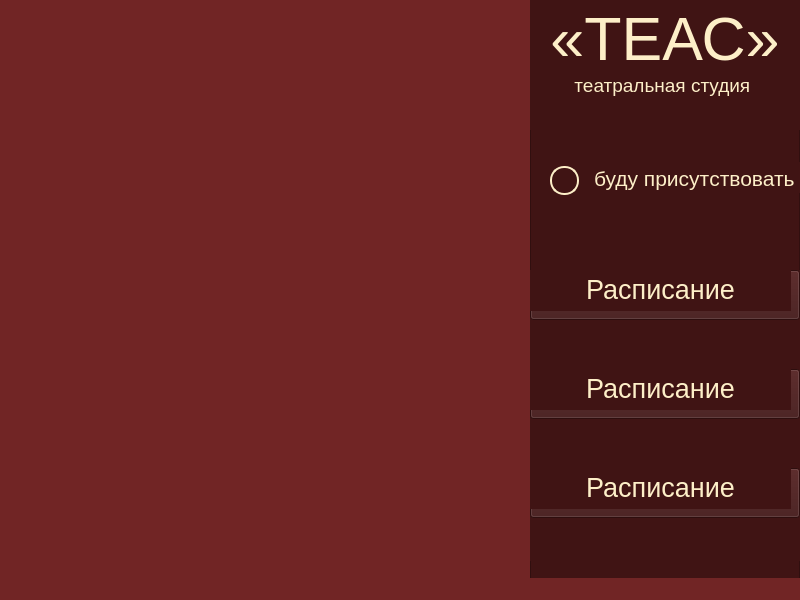
<?xml version="1.0" encoding="UTF-8"?>
<ui version="4.0">
 <class>MainWindow</class>
 <widget class="QMainWindow" name="MainWindow">
  <property name="geometry">
   <rect>
    <x>0</x>
    <y>0</y>
    <width>800</width>
    <height>600</height>
   </rect>
  </property>
  <property name="sizePolicy">
   <sizepolicy hsizetype="Fixed" vsizetype="Fixed">
    <horstretch>0</horstretch>
    <verstretch>0</verstretch>
   </sizepolicy>
  </property>
  <property name="maximumSize">
   <size>
    <width>800</width>
    <height>600</height>
   </size>
  </property>
  <property name="windowTitle">
   <string>MainWindow</string>
  </property>
  <property name="autoFillBackground">
   <bool>false</bool>
  </property>
  <property name="styleSheet">
   <string notr="true">background-color: rgba(113, 37, 37, 1)</string>
  </property>
  <widget class="QWidget" name="centralwidget">
   <widget class="QTextBrowser" name="dateDisplay">
    <property name="enabled">
     <bool>true</bool>
    </property>
    <property name="geometry">
     <rect>
      <x>10</x>
      <y>10</y>
      <width>100</width>
      <height>100</height>
     </rect>
    </property>
    <property name="sizePolicy">
     <sizepolicy hsizetype="Fixed" vsizetype="Fixed">
      <horstretch>0</horstretch>
      <verstretch>0</verstretch>
     </sizepolicy>
    </property>
    <property name="maximumSize">
     <size>
      <width>100</width>
      <height>100</height>
     </size>
    </property>
    <property name="frameShape">
     <enum>QFrame::NoFrame</enum>
    </property>
    <property name="verticalScrollBarPolicy">
     <enum>Qt::ScrollBarAlwaysOff</enum>
    </property>
    <property name="horizontalScrollBarPolicy">
     <enum>Qt::ScrollBarAlwaysOff</enum>
    </property>
    <property name="openLinks">
     <bool>false</bool>
    </property>
   </widget>
   <widget class="QTextBrowser" name="lessonDisplay">
    <property name="enabled">
     <bool>true</bool>
    </property>
    <property name="geometry">
     <rect>
      <x>100</x>
      <y>180</y>
      <width>380</width>
      <height>140</height>
     </rect>
    </property>
    <property name="sizePolicy">
     <sizepolicy hsizetype="Fixed" vsizetype="Fixed">
      <horstretch>0</horstretch>
      <verstretch>0</verstretch>
     </sizepolicy>
    </property>
    <property name="maximumSize">
     <size>
      <width>470</width>
      <height>140</height>
     </size>
    </property>
    <property name="frameShape">
     <enum>QFrame::NoFrame</enum>
    </property>
    <property name="verticalScrollBarPolicy">
     <enum>Qt::ScrollBarAlwaysOff</enum>
    </property>
    <property name="horizontalScrollBarPolicy">
     <enum>Qt::ScrollBarAlwaysOff</enum>
    </property>
    <property name="openLinks">
     <bool>false</bool>
    </property>
   </widget>
   <widget class="QFrame" name="sideBar">
    <property name="geometry">
     <rect>
      <x>530</x>
      <y>0</y>
      <width>270</width>
      <height>600</height>
     </rect>
    </property>
    <property name="sizePolicy">
     <sizepolicy hsizetype="Fixed" vsizetype="Fixed">
      <horstretch>0</horstretch>
      <verstretch>0</verstretch>
     </sizepolicy>
    </property>
    <property name="maximumSize">
     <size>
      <width>270</width>
      <height>600</height>
     </size>
    </property>
    <property name="styleSheet">
     <string notr="true">background: rgba(64, 20, 20, 1)</string>
    </property>
    <property name="frameShape">
     <enum>QFrame::StyledPanel</enum>
    </property>
    <property name="frameShadow">
     <enum>QFrame::Raised</enum>
    </property>
    <widget class="QTextBrowser" name="logoDisplay">
     <property name="geometry">
      <rect>
       <x>0</x>
       <y>0</y>
       <width>270</width>
       <height>130</height>
      </rect>
     </property>
     <property name="sizePolicy">
      <sizepolicy hsizetype="Fixed" vsizetype="Fixed">
       <horstretch>0</horstretch>
       <verstretch>0</verstretch>
      </sizepolicy>
     </property>
     <property name="maximumSize">
      <size>
       <width>300</width>
       <height>130</height>
      </size>
     </property>
     <property name="frameShape">
      <enum>QFrame::NoFrame</enum>
     </property>
     <property name="verticalScrollBarPolicy">
      <enum>Qt::ScrollBarAlwaysOff</enum>
     </property>
     <property name="horizontalScrollBarPolicy">
      <enum>Qt::ScrollBarAlwaysOff</enum>
     </property>
     <property name="html">
      <string>&lt;!DOCTYPE HTML PUBLIC &quot;-//W3C//DTD HTML 4.0//EN&quot; &quot;http://www.w3.org/TR/REC-html40/strict.dtd&quot;&gt;
&lt;html&gt;&lt;head&gt;&lt;meta name=&quot;qrichtext&quot; content=&quot;1&quot; /&gt;&lt;style type=&quot;text/css&quot;&gt;
p, li { white-space: pre-wrap; }
&lt;/style&gt;&lt;/head&gt;&lt;body style=&quot; font-family:'MS Shell Dlg 2'; font-size:7.875pt; font-weight:400; font-style:normal;&quot;&gt;
&lt;p align=&quot;center&quot; style=&quot; margin-top:0px; margin-bottom:0px; margin-left:0px; margin-right:0px; -qt-block-indent:0; text-indent:0px;&quot;&gt;&lt;span style=&quot; font-family:'Martian Mono,monospace'; font-size:46pt; color:#fdefc8;&quot;&gt;«ТЕАС»&lt;/span&gt;&lt;/p&gt;
&lt;p align=&quot;center&quot; style=&quot; margin-top:0px; margin-bottom:0px; margin-left:0px; margin-right:0px; -qt-block-indent:0; text-indent:0px;&quot;&gt;&lt;span style=&quot; font-family:'Martian Mono,monospace'; font-size:14pt; color:#fdefc8;&quot;&gt;театральная студия &lt;/span&gt;&lt;/p&gt;
&lt;p align=&quot;center&quot; style=&quot;-qt-paragraph-type:empty; margin-top:0px; margin-bottom:0px; margin-left:0px; margin-right:0px; -qt-block-indent:0; text-indent:0px; font-family:'Martian Mono,monospace'; font-size:20pt; color:#fdefc8;&quot;&gt;&lt;br /&gt;&lt;/p&gt;&lt;/body&gt;&lt;/html&gt;</string>
     </property>
    </widget>
    <widget class="QRadioButton" name="partCheck">
     <property name="geometry">
      <rect>
       <x>20</x>
       <y>165</y>
       <width>30</width>
       <height>30</height>
      </rect>
     </property>
     <property name="styleSheet">
      <string notr="true">QRadioButton {
                color: #333333;
                font-size: 14px;
                spacing: 12px;
            }
            QRadioButton::indicator {
                width: 25px;
                height: 25px;
                border-radius: 14px;
            }
            QRadioButton::indicator:unchecked {
                border: 2px solid #FDEFC8;
                background-color: 401414;
            }
            QRadioButton::indicator:checked {
                border: 2px solid #FDEFC8;
                background-color: #FDEFC8;
            }</string>
     </property>
     <property name="text">
      <string/>
     </property>
    </widget>
    <widget class="QTextBrowser" name="partis">
     <property name="geometry">
      <rect>
       <x>60</x>
       <y>162</y>
       <width>211</width>
       <height>31</height>
      </rect>
     </property>
     <property name="sizePolicy">
      <sizepolicy hsizetype="Fixed" vsizetype="Fixed">
       <horstretch>0</horstretch>
       <verstretch>0</verstretch>
      </sizepolicy>
     </property>
     <property name="maximumSize">
      <size>
       <width>270</width>
       <height>130</height>
      </size>
     </property>
     <property name="focusPolicy">
      <enum>Qt::StrongFocus</enum>
     </property>
     <property name="acceptDrops">
      <bool>true</bool>
     </property>
     <property name="frameShape">
      <enum>QFrame::NoFrame</enum>
     </property>
     <property name="verticalScrollBarPolicy">
      <enum>Qt::ScrollBarAlwaysOff</enum>
     </property>
     <property name="horizontalScrollBarPolicy">
      <enum>Qt::ScrollBarAlwaysOff</enum>
     </property>
     <property name="sizeAdjustPolicy">
      <enum>QAbstractScrollArea::AdjustIgnored</enum>
     </property>
     <property name="html">
      <string>&lt;!DOCTYPE HTML PUBLIC &quot;-//W3C//DTD HTML 4.0//EN&quot; &quot;http://www.w3.org/TR/REC-html40/strict.dtd&quot;&gt;
&lt;html&gt;&lt;head&gt;&lt;meta name=&quot;qrichtext&quot; content=&quot;1&quot; /&gt;&lt;style type=&quot;text/css&quot;&gt;
p, li { white-space: pre-wrap; }
&lt;/style&gt;&lt;/head&gt;&lt;body style=&quot; font-family:'MS Shell Dlg 2'; font-size:7.875pt; font-weight:400; font-style:normal;&quot;&gt;
&lt;p style=&quot; margin-top:0px; margin-bottom:0px; margin-left:0px; margin-right:0px; -qt-block-indent:0; text-indent:0px;&quot;&gt;&lt;span style=&quot; font-family:'Martian Mono,monospace'; font-size:16pt; color:#fdefc8;&quot;&gt;буду присутcтвовать&lt;/span&gt;&lt;/p&gt;
&lt;p style=&quot;-qt-paragraph-type:empty; margin-top:0px; margin-bottom:0px; margin-left:0px; margin-right:0px; -qt-block-indent:0; text-indent:0px; font-family:'Martian Mono,monospace'; font-size:20pt; color:#fdefc8;&quot;&gt;&lt;br /&gt;&lt;/p&gt;&lt;/body&gt;&lt;/html&gt;</string>
     </property>
    </widget>
    <widget class="QWidget" name="verticalLayoutWidget">
     <property name="geometry">
      <rect>
       <x>0</x>
       <y>270</y>
       <width>271</width>
       <height>291</height>
      </rect>
     </property>
     <layout class="QVBoxLayout" name="verticalLayout_2">
      <property name="sizeConstraint">
       <enum>QLayout::SetMaximumSize</enum>
      </property>
      <item>
       <widget class="QWidget" name="menuButton_4" native="true">
        <property name="enabled">
         <bool>true</bool>
        </property>
        <widget class="QPushButton" name="pushButton_4">
         <property name="geometry">
          <rect>
           <x>0</x>
           <y>0</y>
           <width>270</width>
           <height>50</height>
          </rect>
         </property>
         <property name="text">
          <string/>
         </property>
         <property name="flat">
          <bool>false</bool>
         </property>
        </widget>
        <widget class="QTextBrowser" name="textBrowser_4">
         <property name="geometry">
          <rect>
           <x>0</x>
           <y>0</y>
           <width>261</width>
           <height>41</height>
          </rect>
         </property>
         <property name="frameShape">
          <enum>QFrame::NoFrame</enum>
         </property>
         <property name="verticalScrollBarPolicy">
          <enum>Qt::ScrollBarAlwaysOff</enum>
         </property>
         <property name="horizontalScrollBarPolicy">
          <enum>Qt::ScrollBarAlwaysOff</enum>
         </property>
         <property name="html">
          <string>&lt;!DOCTYPE HTML PUBLIC &quot;-//W3C//DTD HTML 4.0//EN&quot; &quot;http://www.w3.org/TR/REC-html40/strict.dtd&quot;&gt;
&lt;html&gt;&lt;head&gt;&lt;meta name=&quot;qrichtext&quot; content=&quot;1&quot; /&gt;&lt;style type=&quot;text/css&quot;&gt;
p, li { white-space: pre-wrap; }
&lt;/style&gt;&lt;/head&gt;&lt;body style=&quot; font-family:'MS Shell Dlg 2'; font-size:7.875pt; font-weight:400; font-style:normal;&quot;&gt;
&lt;p align=&quot;center&quot; style=&quot; margin-top:0px; margin-bottom:0px; margin-left:0px; margin-right:0px; -qt-block-indent:0; text-indent:0px;&quot;&gt;&lt;span style=&quot; font-family:'Martian Mono,monospace'; font-size:20pt; color:#fdefc8;&quot;&gt;Расписание&lt;/span&gt;&lt;/p&gt;
&lt;p style=&quot;-qt-paragraph-type:empty; margin-top:0px; margin-bottom:0px; margin-left:0px; margin-right:0px; -qt-block-indent:0; text-indent:0px; font-family:'Martian Mono,monospace'; font-size:20pt; color:#fdefc8;&quot;&gt;&lt;br /&gt;&lt;/p&gt;&lt;/body&gt;&lt;/html&gt;</string>
         </property>
        </widget>
       </widget>
      </item>
      <item>
       <widget class="QWidget" name="menuButton_3" native="true">
        <property name="enabled">
         <bool>true</bool>
        </property>
        <widget class="QPushButton" name="pushButton_3">
         <property name="geometry">
          <rect>
           <x>0</x>
           <y>0</y>
           <width>270</width>
           <height>50</height>
          </rect>
         </property>
         <property name="text">
          <string/>
         </property>
         <property name="flat">
          <bool>false</bool>
         </property>
        </widget>
        <widget class="QTextBrowser" name="textBrowser_3">
         <property name="geometry">
          <rect>
           <x>0</x>
           <y>0</y>
           <width>261</width>
           <height>41</height>
          </rect>
         </property>
         <property name="frameShape">
          <enum>QFrame::NoFrame</enum>
         </property>
         <property name="verticalScrollBarPolicy">
          <enum>Qt::ScrollBarAlwaysOff</enum>
         </property>
         <property name="horizontalScrollBarPolicy">
          <enum>Qt::ScrollBarAlwaysOff</enum>
         </property>
         <property name="html">
          <string>&lt;!DOCTYPE HTML PUBLIC &quot;-//W3C//DTD HTML 4.0//EN&quot; &quot;http://www.w3.org/TR/REC-html40/strict.dtd&quot;&gt;
&lt;html&gt;&lt;head&gt;&lt;meta name=&quot;qrichtext&quot; content=&quot;1&quot; /&gt;&lt;style type=&quot;text/css&quot;&gt;
p, li { white-space: pre-wrap; }
&lt;/style&gt;&lt;/head&gt;&lt;body style=&quot; font-family:'MS Shell Dlg 2'; font-size:7.875pt; font-weight:400; font-style:normal;&quot;&gt;
&lt;p align=&quot;center&quot; style=&quot; margin-top:0px; margin-bottom:0px; margin-left:0px; margin-right:0px; -qt-block-indent:0; text-indent:0px;&quot;&gt;&lt;span style=&quot; font-family:'Martian Mono,monospace'; font-size:20pt; color:#fdefc8;&quot;&gt;Расписание&lt;/span&gt;&lt;/p&gt;
&lt;p style=&quot;-qt-paragraph-type:empty; margin-top:0px; margin-bottom:0px; margin-left:0px; margin-right:0px; -qt-block-indent:0; text-indent:0px; font-family:'Martian Mono,monospace'; font-size:20pt; color:#fdefc8;&quot;&gt;&lt;br /&gt;&lt;/p&gt;&lt;/body&gt;&lt;/html&gt;</string>
         </property>
        </widget>
       </widget>
      </item>
      <item>
       <widget class="QWidget" name="menuButton_2" native="true">
        <property name="enabled">
         <bool>true</bool>
        </property>
        <widget class="QPushButton" name="pushButton_2">
         <property name="geometry">
          <rect>
           <x>0</x>
           <y>0</y>
           <width>270</width>
           <height>50</height>
          </rect>
         </property>
         <property name="text">
          <string/>
         </property>
         <property name="flat">
          <bool>false</bool>
         </property>
        </widget>
        <widget class="QTextBrowser" name="textBrowser_2">
         <property name="geometry">
          <rect>
           <x>0</x>
           <y>0</y>
           <width>261</width>
           <height>41</height>
          </rect>
         </property>
         <property name="frameShape">
          <enum>QFrame::NoFrame</enum>
         </property>
         <property name="verticalScrollBarPolicy">
          <enum>Qt::ScrollBarAlwaysOff</enum>
         </property>
         <property name="horizontalScrollBarPolicy">
          <enum>Qt::ScrollBarAlwaysOff</enum>
         </property>
         <property name="html">
          <string>&lt;!DOCTYPE HTML PUBLIC &quot;-//W3C//DTD HTML 4.0//EN&quot; &quot;http://www.w3.org/TR/REC-html40/strict.dtd&quot;&gt;
&lt;html&gt;&lt;head&gt;&lt;meta name=&quot;qrichtext&quot; content=&quot;1&quot; /&gt;&lt;style type=&quot;text/css&quot;&gt;
p, li { white-space: pre-wrap; }
&lt;/style&gt;&lt;/head&gt;&lt;body style=&quot; font-family:'MS Shell Dlg 2'; font-size:7.875pt; font-weight:400; font-style:normal;&quot;&gt;
&lt;p align=&quot;center&quot; style=&quot; margin-top:0px; margin-bottom:0px; margin-left:0px; margin-right:0px; -qt-block-indent:0; text-indent:0px;&quot;&gt;&lt;span style=&quot; font-family:'Martian Mono,monospace'; font-size:20pt; color:#fdefc8;&quot;&gt;Расписание&lt;/span&gt;&lt;/p&gt;
&lt;p style=&quot;-qt-paragraph-type:empty; margin-top:0px; margin-bottom:0px; margin-left:0px; margin-right:0px; -qt-block-indent:0; text-indent:0px; font-family:'Martian Mono,monospace'; font-size:20pt; color:#fdefc8;&quot;&gt;&lt;br /&gt;&lt;/p&gt;&lt;/body&gt;&lt;/html&gt;</string>
         </property>
        </widget>
       </widget>
      </item>
     </layout>
    </widget>
   </widget>
  </widget>
  <widget class="QMenuBar" name="menubar">
   <property name="geometry">
    <rect>
     <x>0</x>
     <y>0</y>
     <width>800</width>
     <height>22</height>
    </rect>
   </property>
  </widget>
  <widget class="QStatusBar" name="statusbar"/>
 </widget>
 <resources/>
 <connections/>
</ui>
